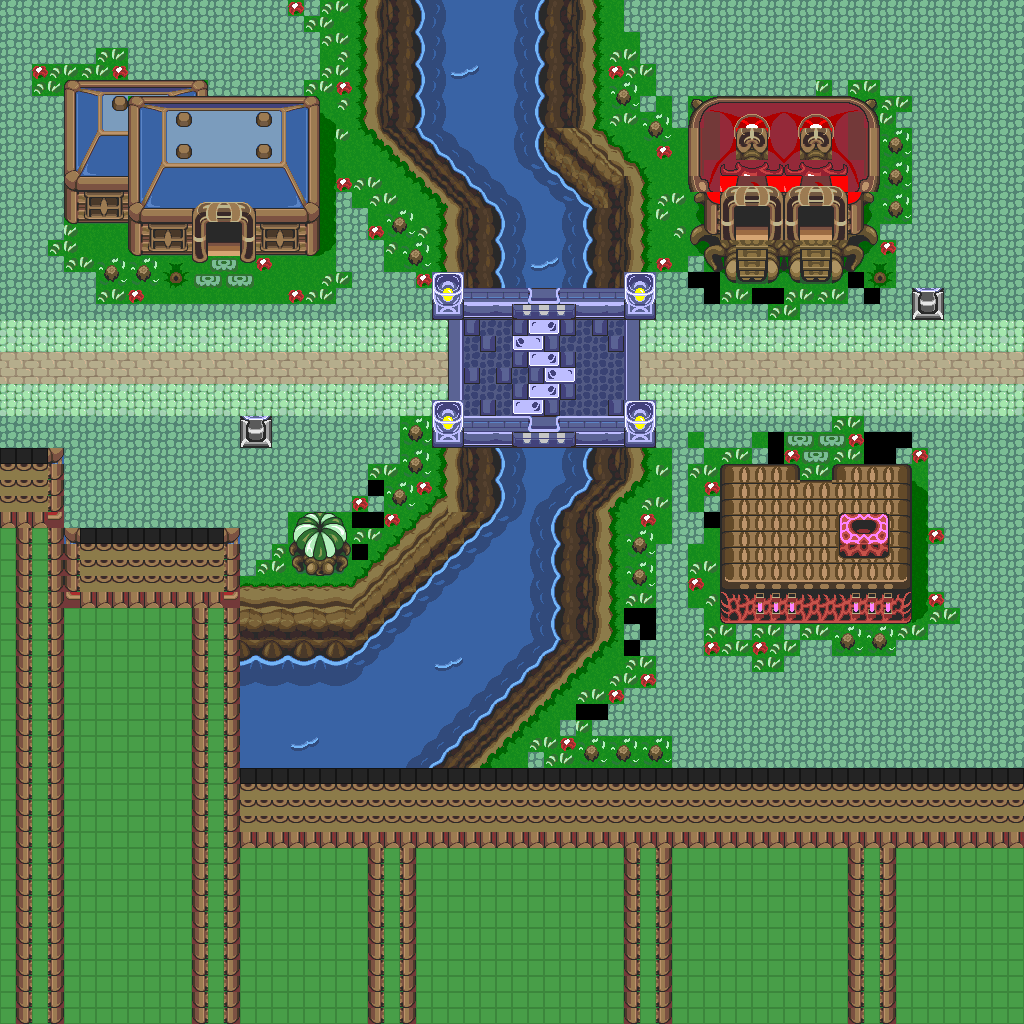

A 2D game scene composited from a Tiled map and its tileset images. What follows is a short description and the map's XML, with each tile layer's data collapsed to a summary:
An orthogonal 64x64 tile map with 16x16 px tiles, 1 tile layer (base), 2 hidden layers not drawn and 47 objects.

<map version="1.10" tiledversion="1.12.1" orientation="orthogonal" renderorder="right-down" width="64" height="64" tilewidth="16" tileheight="16" infinite="0" nextlayerid="4" nextobjectid="48">
 <tileset firstgid="1" source="../classiciphone_pics4.tsx" />
 <layer id="1" name="base" width="64" height="64">
  <data>[4096 cells, 4071 non-empty, 304 distinct tile ids]</data>
 </layer>
 <layer id="2" name="collision" width="64" height="64" visible="0">
  <properties><property name="collision" value="true" /></properties>
  <data>[4096 cells, 977 non-empty, 1 distinct tile ids]</data>
 </layer>
 <layer id="3" name="water" width="64" height="64" visible="0">
  <properties><property name="terrain" value="water" /></properties>
  <data>[4096 cells, 346 non-empty, 1 distinct tile ids]</data>
 </layer>
 <objectgroup id="4" name="npcs">
  <object id="1" x="-144.0" y="880.0" width="16" height="16">
   <properties>
    <property name="gani" value="cloudchapel.png" />
    <property name="script" type="string">-- Auto-converted from GraalScript
-- // NPC made by Kino (LAT)
-- if (created) {show;
end
-- if (playertouchsme) {drawoverplayer;dontblock;
end</property>
   </properties>
  </object>
  <object id="2" x="384.0" y="224.0" width="16" height="16">
   <properties>
    <property name="gani" value="light2.png" />
    <property name="script" type="string">-- Auto-converted from GraalScript
-- // NPC made by Stefan Knorr
-- [CLIENT-SIDE — server no-op]
-- if (created) {
-- setimg light2.png;
-- dontblock;
-- }
-- if (playerenters) {
-- setcoloreffect 1,1,0,0.99;
-- drawaslight;
-- }</property>
   </properties>
  </object>
  <object id="3" x="384.0" y="352.0" width="16" height="16">
   <properties>
    <property name="gani" value="light2.png" />
    <property name="script" type="string">-- Auto-converted from GraalScript
-- // NPC made by Stefan Knorr
-- [CLIENT-SIDE — server no-op]
-- if (created) {
-- setimg light2.png;
-- dontblock;
-- }
-- if (playerenters) {
-- setcoloreffect 1,1,0,0.99;
-- drawaslight;
-- }</property>
   </properties>
  </object>
  <object id="4" x="576.0" y="352.0" width="16" height="16">
   <properties>
    <property name="gani" value="light2.png" />
    <property name="script" type="string">-- Auto-converted from GraalScript
-- // NPC made by Stefan Knorr
-- [CLIENT-SIDE — server no-op]
-- if (created) {
-- setimg light2.png;
-- dontblock;
-- }
-- if (playerenters) {
-- setcoloreffect 1,1,0,0.99;
-- drawaslight;
-- }</property>
   </properties>
  </object>
  <object id="5" x="576.0" y="224.0" width="16" height="16">
   <properties>
    <property name="gani" value="light2.png" />
    <property name="script" type="string">-- Auto-converted from GraalScript
-- // NPC made by Stefan Knorr
-- [CLIENT-SIDE — server no-op]
-- if (created) {
-- setimg light2.png;
-- dontblock;
-- }
-- if (playerenters) {
-- setcoloreffect 1,1,0,0.99;
-- drawaslight;
-- }</property>
   </properties>
  </object>
  <object id="6" x="272.0" y="256.0" width="16" height="16">
   <properties>
    <property name="gani" value="classic_htreebottom.gif" />
    <property name="script" type="string">-- Auto-converted from GraalScript
-- // NPC made by Cappa (LAT)
-- if (created) {
end
-- if (playertouchsme) {
end</property>
   </properties>
  </object>
  <object id="7" x="160.0" y="256.0" width="16" height="16">
   <properties>
    <property name="script" type="string">-- Auto-converted from GraalScript
-- join("sign_liftable");</property>
   </properties>
  </object>
  <object id="8" x="432.0" y="800.0" width="16" height="16">
   <properties>
    <property name="gani" value="cloudchapel.png" />
    <property name="script" type="string">-- Auto-converted from GraalScript
-- // NPC made by Kino (LAT)
-- if (created) {show;
end
-- if (playertouchsme) {drawoverplayer;dontblock;
end</property>
   </properties>
  </object>
  <object id="9" x="816.0" y="880.0" width="16" height="16">
   <properties>
    <property name="gani" value="cloudchapel.png" />
    <property name="script" type="string">-- Auto-converted from GraalScript
-- // NPC made by Kino (LAT)
-- if (created) {show;
end
-- if (playertouchsme) {drawoverplayer;dontblock;
end</property>
   </properties>
  </object>
  <object id="10" x="864.0" y="256.0" width="16" height="16">
   <properties>
    <property name="script" type="string">-- Auto-converted from GraalScript
-- join("sign_liftable");
-- [CLIENT-SIDE — server no-op]
-- if (created) setstring this.text,
-- Potion Shoppe;</property>
   </properties>
  </object>
  <object id="11" x="128.0" y="256.0" width="16" height="16">
   <properties>
    <property name="script" type="string">-- Auto-converted from GraalScript
joinResource("bush")</property>
   </properties>
  </object>
  <object id="12" x="96.0" y="256.0" width="16" height="16">
   <properties>
    <property name="script" type="string">-- Auto-converted from GraalScript
joinResource("bush")</property>
   </properties>
  </object>
  <object id="13" x="384.0" y="208.0" width="16" height="16">
   <properties>
    <property name="script" type="string">-- Auto-converted from GraalScript
joinResource("bush")</property>
   </properties>
  </object>
  <object id="14" x="640.0" y="112.0" width="16" height="16">
   <properties>
    <property name="script" type="string">-- Auto-converted from GraalScript
joinResource("bush")</property>
   </properties>
  </object>
  <object id="15" x="608.0" y="80.0" width="16" height="16">
   <properties>
    <property name="script" type="string">-- Auto-converted from GraalScript
joinResource("bush")</property>
   </properties>
  </object>
  <object id="16" x="624.0" y="528.0" width="16" height="16">
   <properties>
    <property name="script" type="string">-- Auto-converted from GraalScript
joinResource("bush")</property>
   </properties>
  </object>
  <object id="17" x="624.0" y="560.0" width="16" height="16">
   <properties>
    <property name="script" type="string">-- Auto-converted from GraalScript
joinResource("bush")</property>
   </properties>
  </object>
  <object id="18" x="400.0" y="448.0" width="16" height="16">
   <properties>
    <property name="script" type="string">-- Auto-converted from GraalScript
joinResource("bush")</property>
   </properties>
  </object>
  <object id="19" x="400.0" y="416.0" width="16" height="16">
   <properties>
    <property name="script" type="string">-- Auto-converted from GraalScript
joinResource("bush")</property>
   </properties>
  </object>
  <object id="20" x="240.0" y="384.0" width="16" height="16">
   <properties>
    <property name="gani" value="bluelampani.mng" />
    <property name="script" type="string">-- Auto-converted from GraalScript
-- [CLIENT-SIDE — server no-op]
-- dontblock;
-- drawoverplayer;</property>
   </properties>
  </object>
  <object id="21" x="912.0" y="256.0" width="16" height="16">
   <properties>
    <property name="gani" value="bluelampani.mng" />
    <property name="script" type="string">-- Auto-converted from GraalScript
-- [CLIENT-SIDE — server no-op]
-- dontblock;
-- drawoverplayer;</property>
   </properties>
  </object>
  <object id="22" x="192.0" y="336.0" width="16" height="16">
   <properties>
    <property name="gani" value="light2.png" />
    <property name="script" type="string">-- Auto-converted from GraalScript
-- // NPC made by Stefan Knorr
-- [CLIENT-SIDE — server no-op]
-- if (created) {
-- setimg light2.png;
-- dontblock;
-- }
-- if (playerenters) {
-- setcoloreffect 1,1,0,0.99;
-- drawaslight;
-- }</property>
   </properties>
  </object>
  </objectgroup>
</map>
<!-- 25 of 47 objects omitted -->
